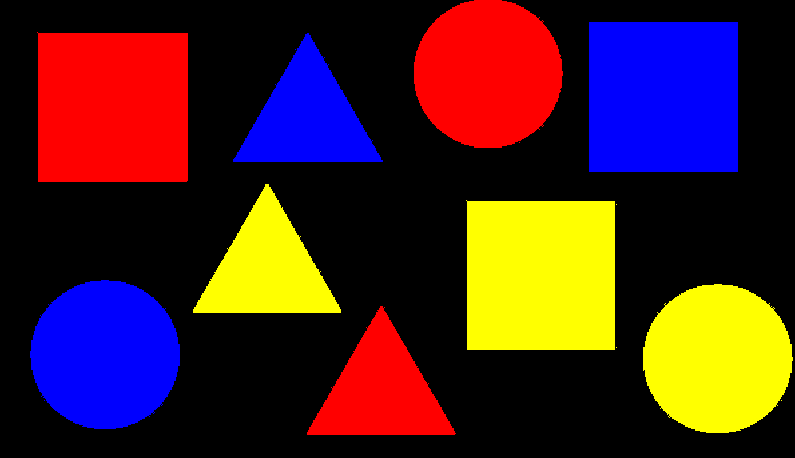
//> input picture image.png, 795 x 458 px
$ ./main   (built with g++ and OpenCV 4)
//> lines starting //> are read from the running program, lines starting //| are printed output that depends on the picture; after the words box and inside, x2 and y2 are one past the last pixel; in counts of white or black regions, pixels touching at a corner belong together
#include <iostream>
#include <opencv2/highgui.hpp>
#include <opencv2/imgproc.hpp>

using namespace std;
using namespace cv;

int main()
{
    Mat img = imread("../Visual_Pattern_Recognition-Practice_5-8_semester/image.png", IMREAD_COLOR);
//> img is the input picture: 458 rows x 795 cols, CV_8UC3; mean B, G, R 34.8, 34.6, 69.4
    if (img.empty()){
        cout << "Изображение не загружено" << endl;
        return -1;
    }
    copyMakeBorder(img, img, 1, 1, 1, 1, BORDER_CONSTANT, Scalar(0, 0, 0));
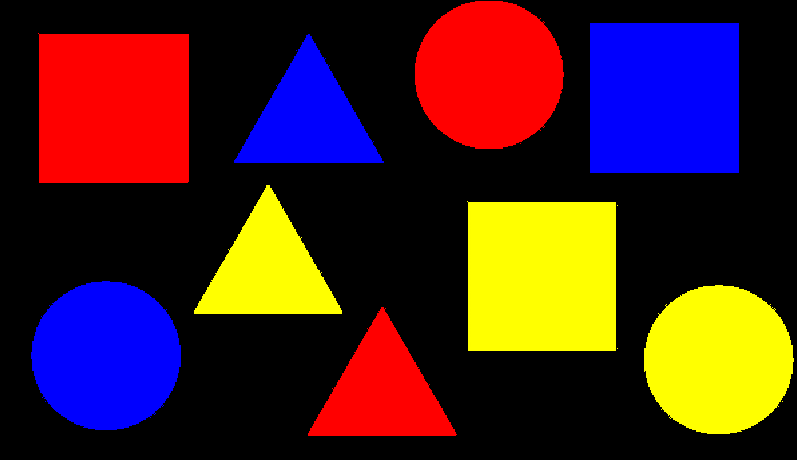
//> img: 460 rows x 797 cols, CV_8UC3; mean B, G, R 34.6, 34.4, 69
    Mat new_img, edges;
    namedWindow("Original", WINDOW_NORMAL);
    imshow("Original", img);
    GaussianBlur(img, new_img, Size(0, 0), 1);
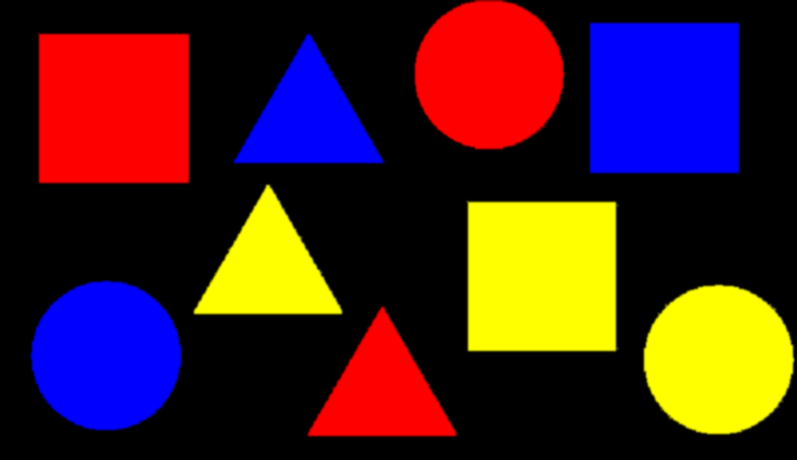
//> new_img: 460 rows x 797 cols, CV_8UC3; mean B, G, R 34.6, 34.4, 69
    cvtColor(new_img, new_img, COLOR_BGR2GRAY);
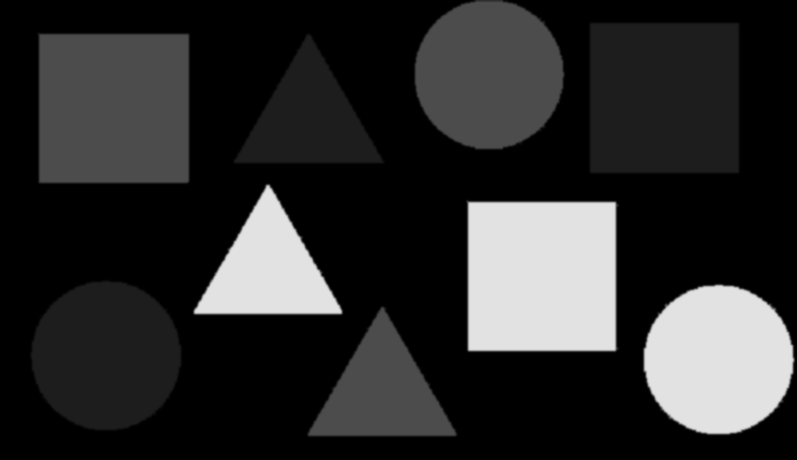
//> new_img: 460 rows x 797 cols, CV_8UC1; min 0, max 226, mean 44.7
    namedWindow("Processed", WINDOW_NORMAL);
    imshow("Processed", new_img);
    Canny(new_img, edges, 0, 0);
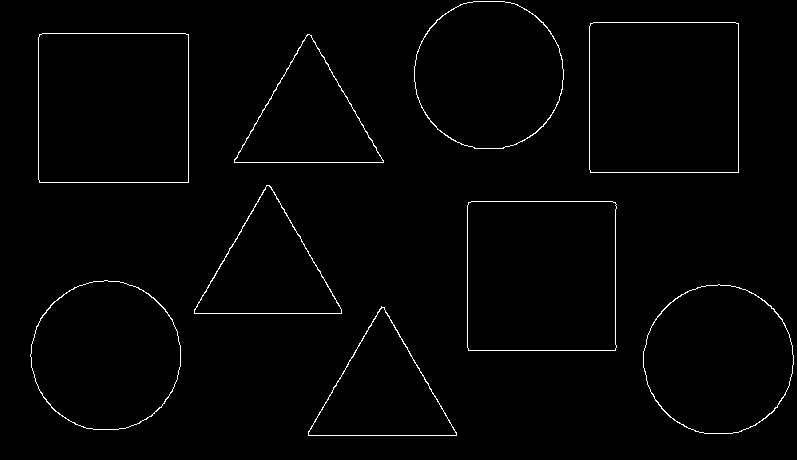
//> edges: 460 rows x 797 cols, CV_8UC1; 1.3% white in thin lines or dots
    namedWindow("Edges", WINDOW_NORMAL);
    imshow("Edges", edges);
    vector<vector<Point>> contours;
    vector<Vec4i> hierarchy;
    vector<Point> approx;
    findContours(edges, contours, hierarchy, RETR_LIST, CHAIN_APPROX_SIMPLE);
//> contours = 18 contours; largest, box (x1, y1, x2, y2) and area: (38, 33, 189, 183) 22339, (589, 22, 739, 173) 22339, (38, 33, 189, 183) 22337, (589, 22, 739, 173) 22337, (467, 201, 617, 351) 22048
    for(size_t i = 0; i < contours.size(); i++){
        approxPolyDP(contours[i], approx, arcLength(contours[i], true) * 0.02, true);
        if (fabs(contourArea(contours[i])) < 100 || !isContourConvex(approx))
            continue;
        drawContours(img, contours, (int)i, Scalar(0, 255, 0), 1, LINE_8, hierarchy, 0);
        Moments m = moments(approx, true);
        Point p(m.m10/m.m00, m.m01/m.m00);
        if(approx.size() == 3){
            putText(img, "Triangle", p, 0, 0.5, Scalar(0, 255, 0));
        }else if(approx.size() > 3 && approx.size() < 7){
            putText(img, "Rectangle", p, 0, 0.5, Scalar(0, 255, 0));
        }else{
            putText(img, "Circle", p, 0, 0.5, Scalar(0, 255, 0));
        }
    }
//> this loop made 18 passes
//> (approx, p) on passes 1, 2, 9, 10, 11, 12, 13, 14: (3 Points (x, y): [382, 307], [455, 435], [308, 434], Point(381, 392)), (3 Points (x, y): [381, 306], [308, 435], [456, 435], Point(381, 392)), (3 Points (x, y): [267, 185], [340, 313], [194, 312], Point(267, 270)), (3 Points (x, y): [266, 185], [194, 313], [341, 313], Point(267, 270)), (3 Points (x, y): [234, 160], [309, 34], [383, 161], Point(308, 118)), (3 Points (x, y): [234, 159], [383, 162], [309, 34], Point(308, 118)), (4 Points (x, y): [39, 35], [187, 34], [188, 181], [40, 182], Point(113, 108)), (4 Points (x, y): [39, 34], [39, 182], [188, 182], [188, 34], Point(113, 108))
//> p on passes 3 to 8: Point(718, 359), Point(717, 359), Point(105, 354), Point(105, 354), Point(541, 276), Point(541, 276)
//> pass 1, `putText(img, "Triangle", p, 0, 0.5, Scalar(0, 255, 0));`:
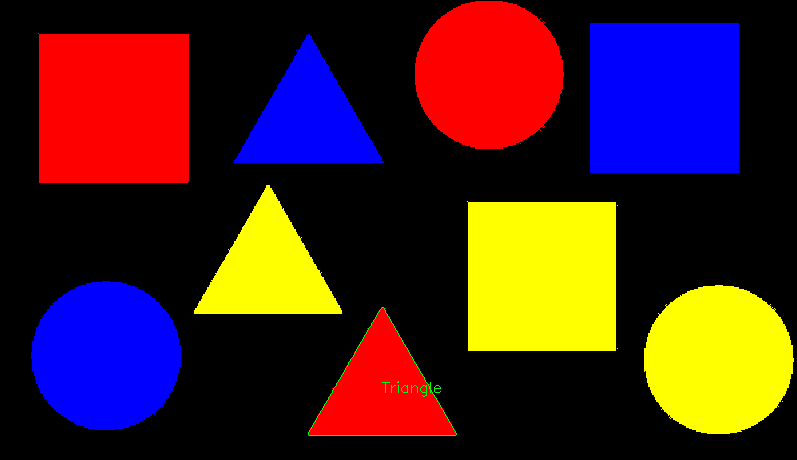
//> img: 460 rows x 797 cols, CV_8UC3; 0.15% of pixels changed, all inside (x1, y1, x2, y2) = (308, 307, 457, 436)
//> pass 3, `putText(img, "Circle", p, 0, 0.5, Scalar(0, 255, 0));`:
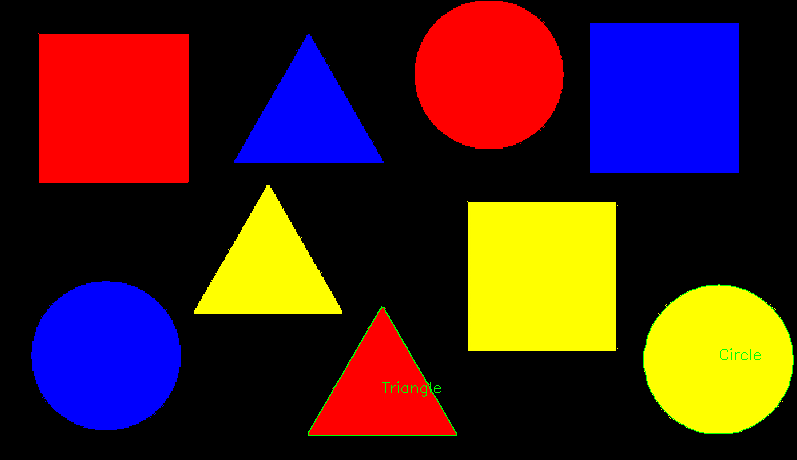
//> img: 460 rows x 797 cols, CV_8UC3; 0.17% of pixels changed, all inside (x1, y1, x2, y2) = (308, 284, 794, 436)
//> after the loop:
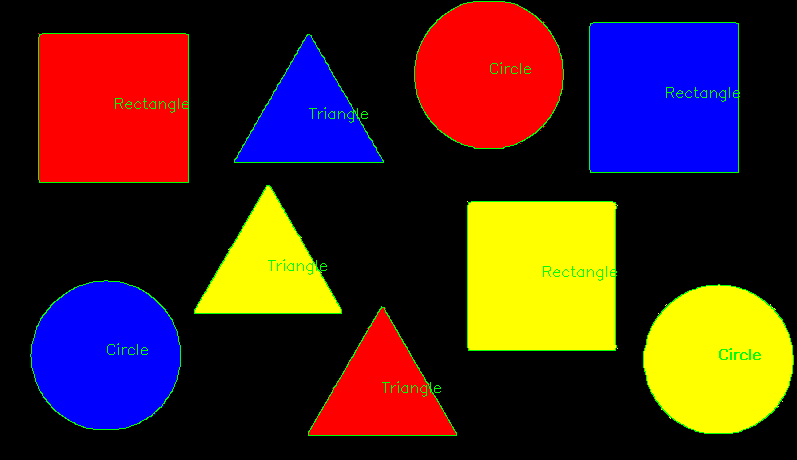
//> img: 460 rows x 797 cols, CV_8UC3; 1.37% of pixels changed, all inside (x1, y1, x2, y2) = (30, 1, 786, 432)
//> after the loop, approx = 8 Points (x, y): [463, 3], [421, 41], [417, 97], [461, 144], [516, 144], [559, 100], [558, 45], [517, 4]
    namedWindow("Contours", WINDOW_NORMAL);
    imshow("Contours", img);
    waitKey(0);
    return 0;
}
